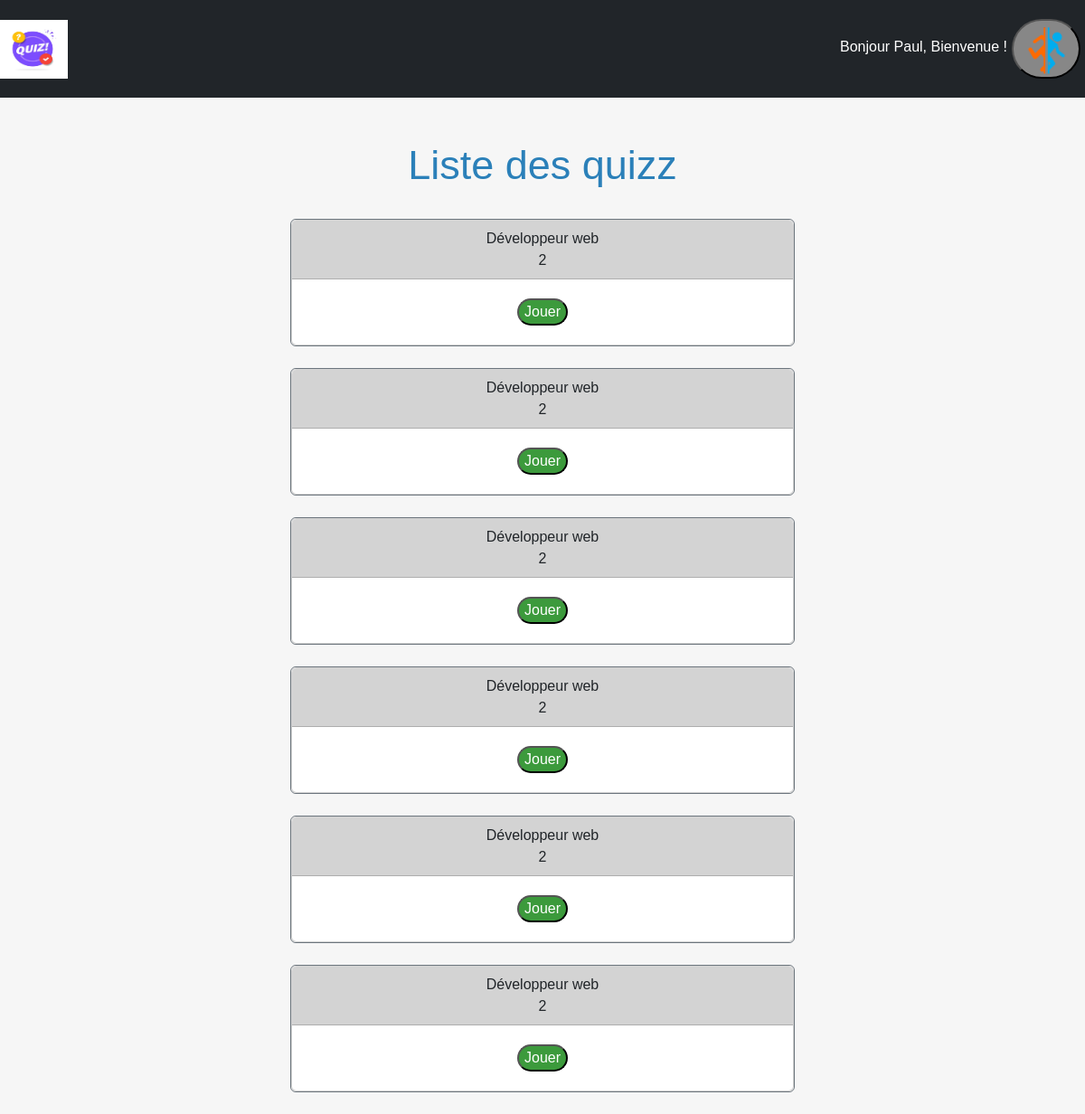
Before: /user.php (signed in) with the older database file.
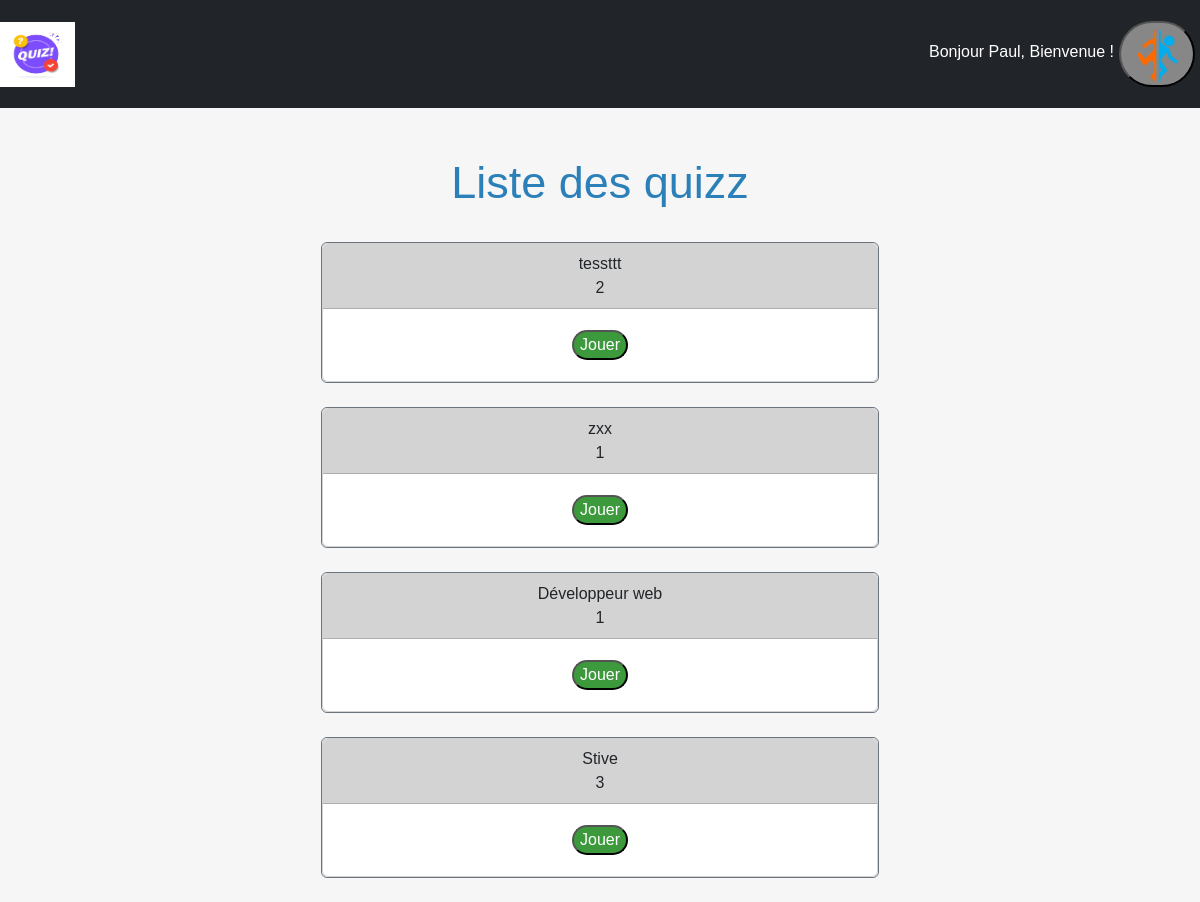
After: the same page with the newer database file.
### tables this page shows
CREATE TABLE IF NOT EXISTS `quizzes` (
  `id_quizz` int NOT NULL AUTO_INCREMENT,
  `id_test` int NOT NULL,
  `titre` varchar(100) NOT NULL,
  `difficulte` int NOT NULL,
  `date_creation` date NOT NULL,
  PRIMARY KEY (`id_quizz`),
  KEY `id_quizzer` (`id_test`)
);

### user.php (the view, shortened to what this page needs)
<?php
function BDDconnect() {
  $connect_bdd = mysqli_connect("127.0.0.1", "root", "", "quizzeo");
  return $connect_bdd;
}
$connect = BDDconnect();
$query = "SELECT * FROM Quizzes";
$result = mysqli_query($connect, $query);
$quizzes = [];
while ($row = mysqli_fetch_assoc($result)) {
  $quizzes[] = $row;
}
?>
<!DOCTYPE html>
<html>
<head>
        <link rel="stylesheet" href="https://maxcdn.bootstrapcdn.com/bootstrap/4.0.0/css/bootstrap.min.css">
        <link rel="stylesheet" href="https://cdn.jsdelivr.net/npm/bootstrap@5.3.0/dist/css/bootstrap.min.css">
        <link rel="stylesheet" href="connect.css">
    </head>
    <body>
        <nav class="navbar navbar-expand navbar-dark bg-dark">
            <div class="container-fluid">
                <a href="index.php"><img class="navbar-brand" src="img/logo-quiz-symboles-bulle-dialogue-concept-spectacle-questionnaire-chante-bouton-quiz-concours-questions-examen-embleme-moderne-interview_180786-72.avif" width="75" height="75" class="d-inline-block align-center" alt="Erreur"></a>
                <div class="navbar" id="navbarNav">
                    <ul class="navbar-nav  ">
                        <div class="inscri">
                            <li class="nav-item">
                                <br><p class="bonjour">Bonjour <span><?php echo ucfirst($_SESSION["pseudo"]); ?></span>, Bienvenue !</p>
                            </li>
                        </div>
                        <div class="form-inline">
                            <li class="nav-item">
                                <form action="" method="post">
                                    <div class="tamere"><button class="deco"><img src="img\portal.png"width="60px" height="60px" class="d-inline-block align-center" alt=""></button></div>
                                </form>
                            </li>
                        </div>
                    </ul>
                </div>
            </div>
        </nav><br><br>
        <div class="container">
             <h2>Liste des quizz</h2><br>
                <?php foreach ($quizzes as $quiz) : ?>
                    <div class="border border-secondary rounded bloped">
                        <div class="card blopee">
                            <div class="card-header">
                                <span><?php echo $quiz['titre']; ?></span><br>
                                <span><?php echo $quiz['difficulte']; ?></span>
                            </div>
                            <div class="card-body">
                                <a href="jouer_quizz.php?id_quizz=<?php echo $quiz['id_quizz']; ?>"><button>Jouer</button></a><br>
                            </div>
                        </div>
                    </div>
                    <br>
                <?php endforeach; ?>
        </div>
  </body>
</html>

Changed rows visible on the page:
removed quizzes: titre "Développeur web", difficulte "2"
removed quizzes: titre "Développeur web", difficulte "2"
removed quizzes: titre "Développeur web", difficulte "2"
removed quizzes: titre "Développeur web", difficulte "2"
removed quizzes: titre "Développeur web", difficulte "2"
removed quizzes: titre "Développeur web", difficulte "2"
added quizzes: titre "tessttt", difficulte "2"
added quizzes: titre "zxx", difficulte "1"
added quizzes: titre "Développeur web", difficulte "1"
added quizzes: titre "Stive", difficulte "3"
